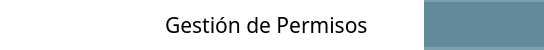
     <widget class="QFrame" name="frame">
      <property name="maximumSize">
       <size>
        <width>16777215</width>
        <height>50</height>
       </size>
      </property>
      <property name="styleSheet">
       <string notr="true">border:0px;
background-color:rgba(0, 0, 0, 0)</string>
      </property>
      <property name="frameShape">
       <enum>QFrame::StyledPanel</enum>
      </property>
      <property name="frameShadow">
       <enum>QFrame::Raised</enum>
      </property>
      <layout class="QHBoxLayout" name="horizontalLayout_3">
       <property name="leftMargin">
        <number>0</number>
       </property>
       <property name="topMargin">
        <number>0</number>
       </property>
       <property name="rightMargin">
        <number>0</number>
       </property>
       <property name="bottomMargin">
        <number>0</number>
       </property>
       <item>
        <widget class="QFrame" name="frame_17">
         <property name="minimumSize">
          <size>
           <width>0</width>
           <height>45</height>
          </size>
         </property>
         <property name="styleSheet">
          <string notr="true">background-image: url(:/Images/ResourcesFolder/Logo_Rhelec/Up_Design.jpg);
border-bottom-left-radius:0px;
border-bottom-right-radius:0px;</string>
         </property>
         <property name="frameShape">
          <enum>QFrame::StyledPanel</enum>
         </property>
         <property name="frameShadow">
          <enum>QFrame::Raised</enum>
         </property>
         <layout class="QHBoxLayout" name="horizontalLayout_6">
          <property name="spacing">
           <number>0</number>
          </property>
          <property name="leftMargin">
           <number>0</number>
          </property>
          <property name="topMargin">
           <number>0</number>
          </property>
          <property name="rightMargin">
           <number>0</number>
          </property>
          <property name="bottomMargin">
           <number>0</number>
          </property>
          <item>
           <widget class="QFrame" name="frame_18">
            <property name="minimumSize">
             <size>
              <width>10</width>
              <height>0</height>
             </size>
            </property>
            <property name="styleSheet">
             <string notr="true"/>
            </property>
            <property name="frameShape">
             <enum>QFrame::StyledPanel</enum>
            </property>
            <property name="frameShadow">
             <enum>QFrame::Raised</enum>
            </property>
           </widget>
          </item>
          <item>
           <widget class="QLabel" name="label_11">
            <property name="minimumSize">
             <size>
              <width>100</width>
              <height>0</height>
             </size>
            </property>
            <property name="styleSheet">
             <string notr="true">background-image: url();
image: url(:/Images/ResourcesFolder/Logo_Rhelec/Logo_Without_Background.png);
background-color:rgba(255, 255, 255, 200);
border-radius:0px;</string>
            </property>
            <property name="text">
             <string/>
            </property>
           </widget>
          </item>
          <item>
           <spacer name="horizontalSpacer_2">
            <property name="orientation">
             <enum>Qt::Horizontal</enum>
            </property>
            <property name="sizeHint" stdset="0">
             <size>
              <width>40</width>
              <height>20</height>
             </size>
            </property>
           </spacer>
          </item>
          <item>
           <widget class="QLabel" name="label_12">
            <property name="font">
             <font>
              <family>Rockwell</family>
              <pointsize>16</pointsize>
              <bold>false</bold>
             </font>
            </property>
            <property name="styleSheet">
             <string notr="true">background-image: url();
background-color:rgba(255, 255, 255, 200);
border:0px;
padding: 0 10 0 10;
border-radius:0px;</string>
            </property>
            <property name="text">
             <string>Gestión de Permisos</string>
            </property>
           </widget>
          </item>
          <item>
           <spacer name="horizontalSpacer">
            <property name="orientation">
             <enum>Qt::Horizontal</enum>
            </property>
            <property name="sizeHint" stdset="0">
             <size>
              <width>40</width>
              <height>20</height>
             </size>
            </property>
           </spacer>
          </item>
          <item>
           <widget class="QFrame" name="frame_19">
            <property name="minimumSize">
             <size>
              <width>0</width>
              <height>45</height>
             </size>
            </property>
            <property name="styleSheet">
             <string notr="true">background-image: url();
background-color:rgba(91, 133, 150, 200);
border:0px;
border-radius:0px;</string>
            </property>
            <property name="frameShape">
             <enum>QFrame::StyledPanel</enum>
            </property>
            <property name="frameShadow">
             <enum>QFrame::Raised</enum>
            </property>
            <layout class="QHBoxLayout" name="horizontalLayout_7">
             <property name="spacing">
              <number>0</number>
             </property>
             <property name="leftMargin">
              <number>0</number>
             </property>
             <property name="topMargin">
              <number>0</number>
             </property>
             <property name="rightMargin">
              <number>0</number>
             </property>
             <property name="bottomMargin">
              <number>0</number>
             </property>
             <item>
              <widget class="QPushButton" name="pbMinimize">
               <property name="minimumSize">
                <size>
                 <width>20</width>
                 <height>45</height>
                </size>
               </property>
               <property name="maximumSize">
                <size>
                 <width>40</width>
                 <height>16777215</height>
                </size>
               </property>
               <property name="styleSheet">
                <string notr="true">


QPushButton{
image: url(:/featherIcons/ResourcesFolder/featherIcons/minus.svg);
padding: 0 10 0 10;
}

QPushButton:hover{
	background-color: rgba(200, 200, 200, 120);
}

QPushButton:pressed{
	background-color: rgba(180, 180, 180, 150);
}</string>
               </property>
               <property name="text">
                <string/>
               </property>
               <property name="iconSize">
                <size>
                 <width>15</width>
                 <height>15</height>
                </size>
               </property>
              </widget>
             </item>
             <item>
              <widget class="QPushButton" name="pbMaximize">
               <property name="minimumSize">
                <size>
                 <width>0</width>
                 <height>45</height>
                </size>
               </property>
               <property name="maximumSize">
                <size>
                 <width>40</width>
                 <height>16777215</height>
                </size>
               </property>
               <property name="styleSheet">
                <string notr="true">


QPushButton{
image: url(:/featherIcons/ResourcesFolder/featherIcons/copy.svg);
padding: 0 10 0 10;
}

QPushButton:hover{
	background-color: rgba(200, 200, 200, 120);
}

QPushButton:pressed{
	background-color: rgba(180, 180, 180, 150);
}</string>
               </property>
               <property name="text">
                <string/>
               </property>
               <property name="iconSize">
                <size>
                 <width>15</width>
                 <height>15</height>
                </size>
               </property>
              </widget>
             </item>
             <item>
              <widget class="QPushButton" name="pbClose">
               <property name="minimumSize">
                <size>
                 <width>0</width>
                 <height>45</height>
                </size>
               </property>
               <property name="maximumSize">
                <size>
                 <width>40</width>
                 <height>16777215</height>
                </size>
               </property>
               <property name="styleSheet">
                <string notr="true">


QPushButton{
image: url(:/featherIcons/ResourcesFolder/featherIcons/x.svg);
padding: 0 10 0 10;
}

QPushButton:hover{
	background-color: rgba(200, 200, 200, 120);
}

QPushButton:pressed{
	background-color: rgba(180, 180, 180, 150);
}</string>
               </property>
               <property name="text">
                <string/>
               </property>
              </widget>
             </item>
            </layout>
           </widget>
          </item>
         </layout>
        </widget>
       </item>
      </layout>
     </widget>
